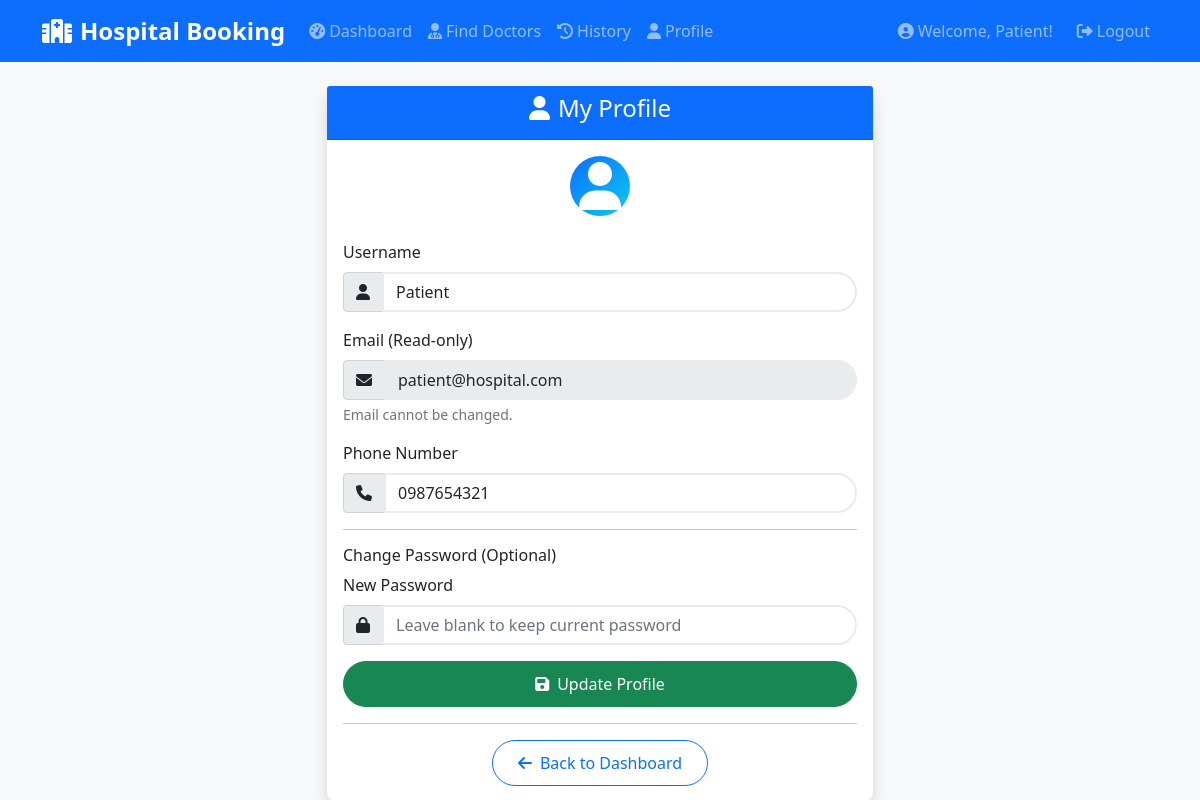
The page /profile (signed in) on the database its author committed.
### models/user.py (models this page shows, shortened)
class User(UserMixin, db.Model):
    id = db.Column(db.Integer, primary_key=True)
    username = db.Column(db.String(80), unique=True, nullable=False)
    email = db.Column(db.String(120), unique=True, nullable=False)
    password_hash = db.Column(db.String(128), nullable=False)
    role = db.Column(db.String(20), default='patient')  # 'patient' or 'admin'
    phone = db.Column(db.String(15))
    created_at = db.Column(db.DateTime, default=datetime.utcnow)
    appointments = db.relationship('Appointment', backref='patient', lazy=True)

### routes/patient.py (the view, shortened to what this page needs)
@patient_bp.route('/profile', methods=['GET', 'POST'])
@login_required
def profile():
    from werkzeug.security import generate_password_hash
    return render_template('profile.html')

### app.py (called while the page is built)
def create_app(config_name=None):
    app = Flask(__name__)
    if config_name is None:
        config_name = os.environ.get('FLASK_ENV', 'development')
    app.config.from_object(config[config_name])
    db.init_app(app)
    login_manager = LoginManager()
    login_manager.init_app(app)
    login_manager.login_view = 'auth.login'
    login_manager.login_message = 'Please log in to access this page.'
    login_manager.login_message_category = 'info'
    @login_manager.user_loader
    def load_user(user_id):
        return User.query.get(int(user_id))
    app.register_blueprint(auth_bp)
    app.register_blueprint(patient_bp)
    app.register_blueprint(admin_bp)
    with app.app_context():
        db.create_all()
        create_sample_data()
    return app

### templates/profile.html (shortened to what this page needs)
{% extends "base.html" %}
{% block content %}
<div class="row justify-content-center">
    <div class="col-md-6">
        <div class="card shadow">
            <div class="card-header bg-primary text-white text-center">
                <h4><i class="fas fa-user me-2"></i>My Profile</h4>
            </div>
            <div class="card-body">
                <form method="POST">
                    <div class="text-center mb-4">
                        <div class="avatar-circle bg-primary text-white mx-auto">
                            <i class="fas fa-user fa-2x"></i>
                        </div>
                    </div>
                    <div class="mb-3">
                        <label for="username" class="form-label">Username</label>
                        <div class="input-group">
                            <span class="input-group-text"><i class="fas fa-user"></i></span>
                            <input type="text" class="form-control" id="username" name="username"
                                   value="{{ current_user.username }}" required>
                        </div>
                    </div>
                    <div class="mb-3">
                        <label for="email" class="form-label">Email (Read-only)</label>
                        <div class="input-group">
                            <span class="input-group-text"><i class="fas fa-envelope"></i></span>
                            <input type="email" class="form-control" value="{{ current_user.email }}" readonly>
                        </div>
                        <div class="form-text">Email cannot be changed.</div>
                    </div>
                    <div class="mb-3">
                        <label for="phone" class="form-label">Phone Number</label>
                        <div class="input-group">
                            <span class="input-group-text"><i class="fas fa-phone"></i></span>
                            <input type="tel" class="form-control" id="phone" name="phone"
                                   value="{{ current_user.phone or '' }}" required>
                        </div>
                    </div>
                    <hr>
                    <h6>Change Password (Optional)</h6>
                    <div class="mb-3">
                        <label for="new_password" class="form-label">New Password</label>
                        <div class="input-group">
                            <span class="input-group-text"><i class="fas fa-lock"></i></span>
                            <input type="password" class="form-control" id="new_password" name="new_password"
                                   placeholder="Leave blank to keep current password">
                        </div>
                    </div>
                    <div class="d-grid">
                        <button type="submit" class="btn btn-success">
                            <i class="fas fa-save me-2"></i>Update Profile
                        </button>
                    </div>
                </form>
                <hr>
                <div class="text-center">
                    <a href="{{ url_for('patient.dashboard') }}" class="btn btn-outline-primary">
                        <i class="fas fa-arrow-left me-2"></i>Back to Dashboard
                    </a>
                </div>
            </div>
        </div>
    </div>
</div>
{% endblock %}

### templates/base.html (shortened to what this page needs)
<!DOCTYPE html>
<html lang="en">
<head>
    <link href="https://cdn.jsdelivr.net/npm/bootstrap@5.1.3/dist/css/bootstrap.min.css" rel="stylesheet">
    <link href="https://cdnjs.cloudflare.com/ajax/libs/font-awesome/6.0.0/css/all.min.css" rel="stylesheet">
    <link href="{{ url_for('static', filename='css/style.css') }}" rel="stylesheet">
</head>
<body>
    <nav class="navbar navbar-expand-lg navbar-dark bg-primary">
        <div class="container">
            <a class="navbar-brand" href="{{ url_for('auth.index') }}">
                <i class="fas fa-hospital me-2"></i>Hospital Booking
            </a>
            {% if current_user.is_authenticated %}
            <div class="collapse navbar-collapse" id="navbarNav">
                <ul class="navbar-nav me-auto">
                    {% if current_user.role == 'patient' %}
                        <li class="nav-item">
                            <a class="nav-link" href="{{ url_for('patient.dashboard') }}">
                                <i class="fas fa-tachometer-alt me-1"></i>Dashboard
                            </a>
                        </li>
                        <li class="nav-item">
                            <a class="nav-link" href="{{ url_for('patient.view_doctors') }}">
                                <i class="fas fa-user-md me-1"></i>Find Doctors
                            </a>
                        </li>
                        <li class="nav-item">
                            <a class="nav-link" href="{{ url_for('patient.appointment_history') }}">
                                <i class="fas fa-history me-1"></i>History
                            </a>
                        </li>
                        <li class="nav-item">
                            <a class="nav-link" href="{{ url_for('patient.profile') }}">
                                <i class="fas fa-user me-1"></i>Profile
                            </a>
                        </li>
                    {% endif %}
                </ul>
                <div class="navbar-nav">
                    <span class="navbar-text me-3">
                        <i class="fas fa-user-circle me-1"></i>Welcome, {{ current_user.username }}!
                    </span>
                    <a class="nav-link" href="{{ url_for('auth.logout') }}">
                        <i class="fas fa-sign-out-alt me-1"></i>Logout
                    </a>
                </div>
            </div>
            {% endif %}
        </div>
    </nav>
    <div class="container mt-4">
        {% block content %}{% endblock %}
    </div>
</body>
</html>

### static/css/style.css (style rules this page uses)
:root { --primary-color: #0d6efd; --secondary-color: #6c757d; --success-color: #198754; --danger-color: #dc3545; --warning-color: #ffc107; --info-color: #0dcaf0; }
body { background-color: #f8f9fa; }
.card { border: none; border-radius: 10px; box-shadow: 0 0 20px rgba(0,0,0,0.1); transition: transform 0.3s ease; }
.navbar-brand { font-weight: bold; font-size: 1.5rem; }
.btn { border-radius: 25px; padding: 10px 25px; font-weight: 500; transition: all 0.3s ease; }
.form-control, .form-select { border-radius: 25px; border: 2px solid #e9ecef; transition: all 0.3s ease; }
.avatar-circle { width: 60px; height: 60px; border-radius: 50%; display: flex; align-items: center; justify-content: center; font-size: 1.5rem; background: linear-gradient(135deg, var(--primary-color) 0%, var(--info-color) 100%); color: white; }

### rows shown on the page
User: username "Patient", email "patient@hospital.com", phone "0987654321"
